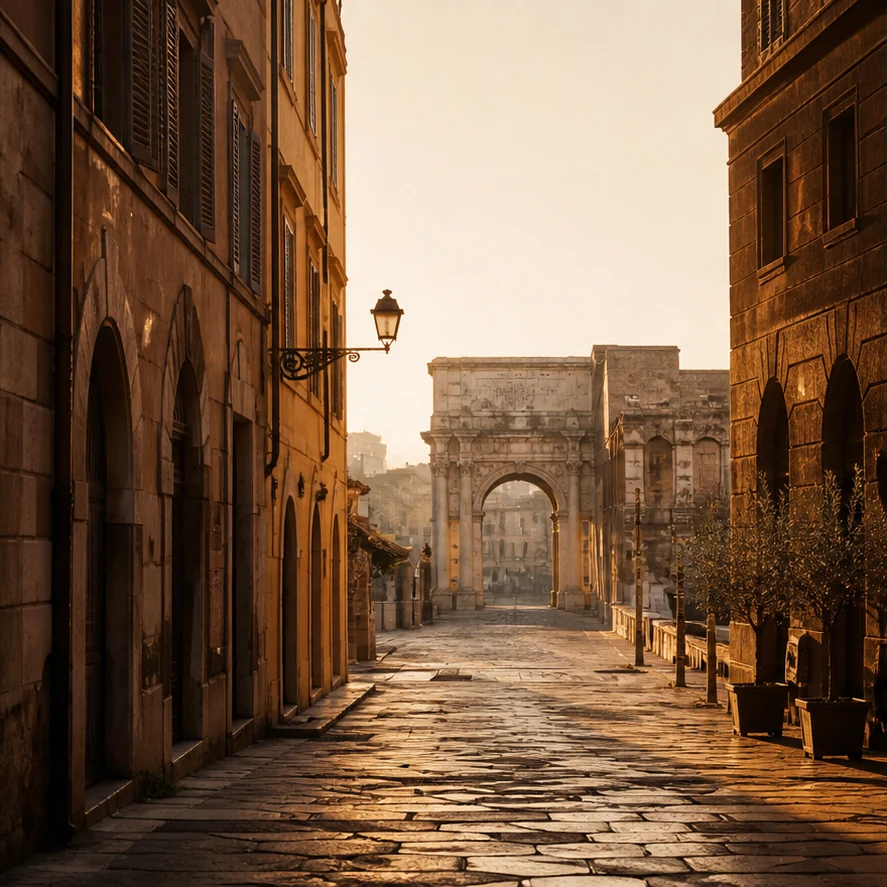
#> input picture assets/italy-hero.webp, 887 x 887 px
$ python -i process_hero.py   (imports and definitions only)
#> lines starting #> are read from the running program, lines starting #| are printed output that depends on the picture
from pathlib import Path
import sys

from PIL import Image


def main(source_path: str, output_dir: str) -> None:
#> called with source_path = '../assets/italy-hero.webp', output_dir = 'out.png'
    source = Image.open(source_path).convert("RGB")
#> source is the input picture: PIL image 887x887 RGB; mean R, G, B 120.9, 91.9, 68.5
    midpoint = source.width // 2
#> midpoint = 443
    crops = {
        "italy-hero.webp": source.crop((0, 0, midpoint, source.height)),
        "tokyo-hero.webp": source.crop((midpoint, 0, source.width, source.height)),
    }
    destination = Path(output_dir)
    destination.mkdir(parents=True, exist_ok=True)
    for filename, image in crops.items():
        image.save(destination / filename, "WEBP", quality=88, method=6)
#> this loop made 2 passes
#> filename on passes 1 to 2: 'italy-hero.webp', 'tokyo-hero.webp'
#> pass 1, in main, `image.save(destination / filename, "WEBP", quality=88, method=6)`:
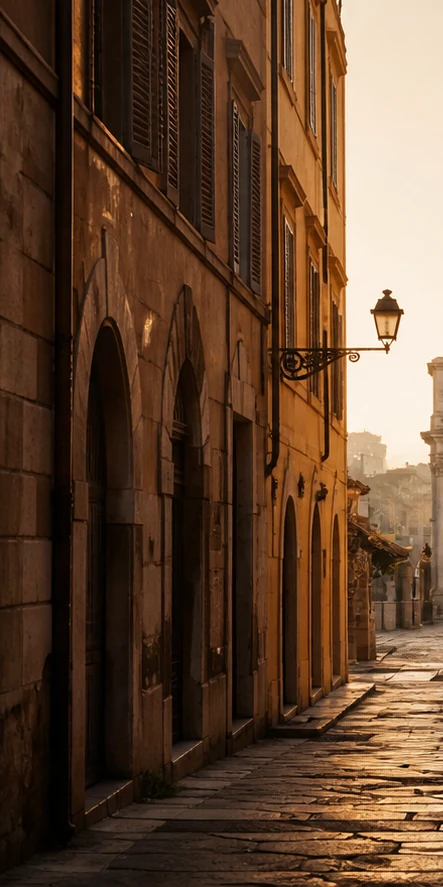
#> saved as italy-hero.webp: PIL image 443x887 RGB; mean R, G, B 96.6, 68.8, 48.1
#> pass 2, in main, `image.save(destination / filename, "WEBP", quality=88, method=6)`:
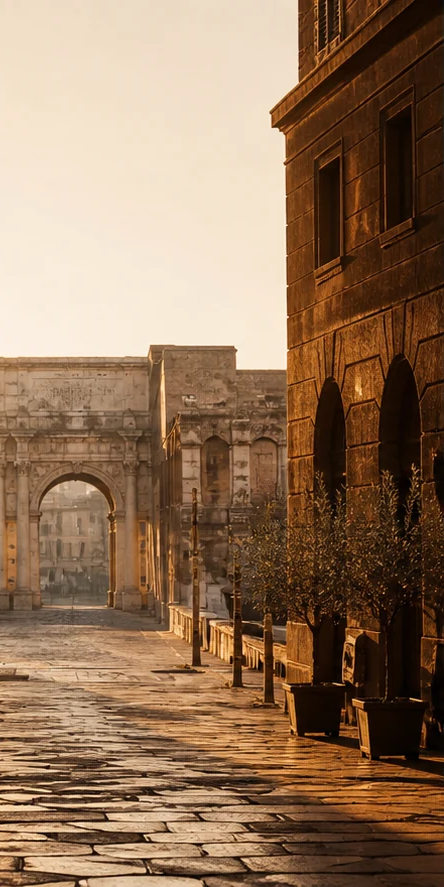
#> saved as tokyo-hero.webp: PIL image 444x887 RGB; mean R, G, B 145.2, 115, 88.9


# [4 lines not run here, left out]

>>> result = main('../assets/italy-hero.webp', 'out.png')
